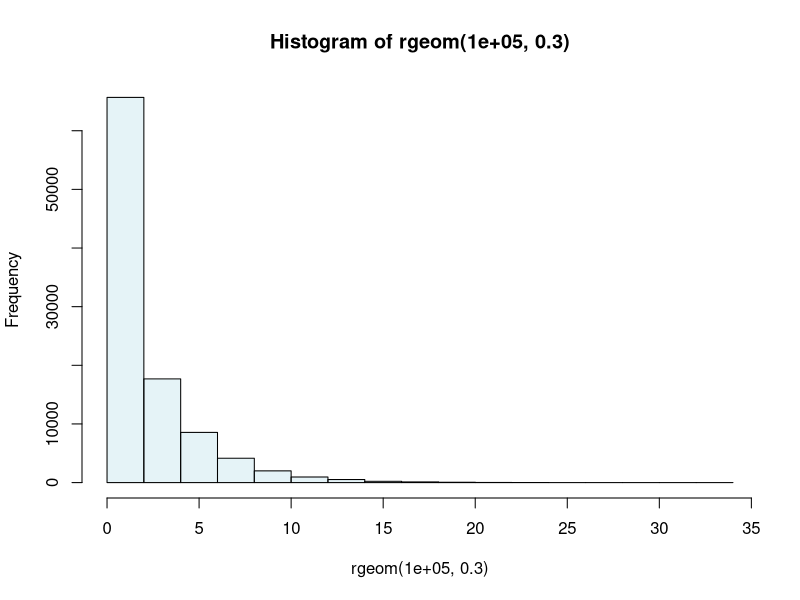
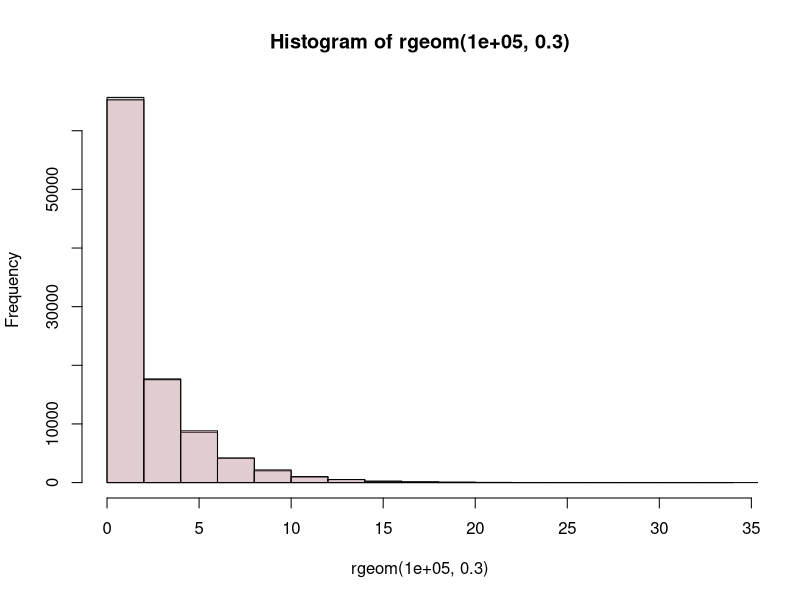

The R script that drew these images, in order:
## ---- chunk 1
geom_from_uni <- function(n,p){
  
if (n < 0 || n %% floor(n) != 0) {
stop("n must be a non-nagative integer")
}   
  
if (p > 1 || p < 0) {
stop("p must be between 0 and 1")
}   
  n_unifs <- runif(n,0,1)
  lambda <- -log(1-p)
  x <- ((-1/lambda)*log(1-n_unifs)) 
  floor(x)
}

## ---- chunk 2

c1 <- rgb(173,216,230,max = 255, alpha = 80, names = "lt.blue")
c2 <- rgb(255,192,203, max = 255, alpha = 80, names = "lt.pink")



plot(hist(rgeom(100000,0.3), col = c1))
hist(geom_from_uni(100000,0.3), col = c2, add = TRUE)

